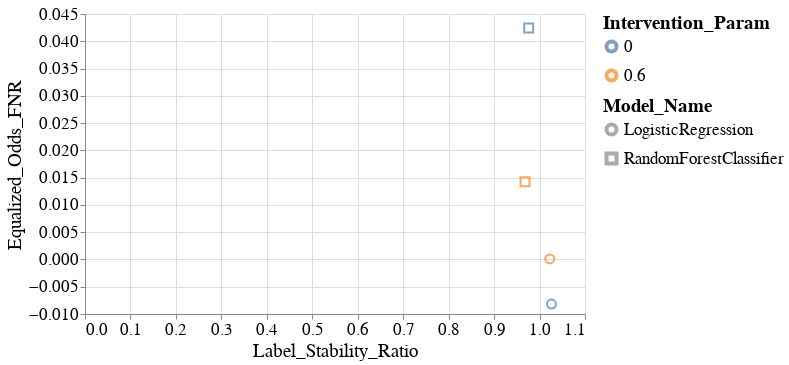

This figure's notebook cell:
### Code cell
create_scatter_plot(melted_all_group_metrics_per_model_dct,
                    group='RAC1P',
                    fairness_metric_name='Equalized_Odds_FNR',
                    stability_metric_name='Label_Stability_Ratio')

### Figure 1 — Vega-Lite specification as saved in the notebook (floating-point values rounded to 4 significant figures)
{"config": {"view": {"continuousWidth": 400, "continuousHeight": 300}, "axis": {"labelFontSize": 17, "labelFontWeight": "normal", "titleFontSize": 19, "titleFontWeight": "normal"}, "legend": {"labelFontSize": 17, "labelLimit": 200, "symbolStrokeWidth": 4, "titleFontSize": 19, "titleLimit": 220}, "title": {"fontSize": 17}}, "data": {"name": "data-3b5eac840bebcb114f519ea3fee8e0fb"}, "mark": {"type": "point", "size": 60}, "encoding": {"color": {"field": "Intervention_Param", "type": "nominal"}, "shape": {"field": "Model_Name", "type": "nominal"}, "size": {"value": 80}, "x": {"field": "Label_Stability_Ratio", "type": "quantitative"}, "y": {"field": "Equalized_Odds_FNR", "type": "quantitative"}}, "height": 300, "width": 500, "$schema": "https://vega.github.io/schema/vega-lite/v4.17.0.json", "datasets": {"data-3b5eac840bebcb114f519ea3fee8e0fb": [{"Model_Name": "LogisticRegression", "Experiment_Iteration": "Exp_iter_1", "Intervention_Param": 0.0, "Test_Set_Index": 0, "Group": "RAC1P", "Equalized_Odds_FNR": -0.008171, "Label_Stability_Ratio": 1.026}, {"Model_Name": "LogisticRegression", "Experiment_Iteration": "Exp_iter_1", "Intervention_Param": 0.6, "Test_Set_Index": 0, "Group": "RAC1P", "Equalized_Odds_FNR": 9.585e-05, "Label_Stability_Ratio": 1.022}, {"Model_Name": "RandomForestClassifier", "Experiment_Iteration": "Exp_iter_1", "Intervention_Param": 0.6, "Test_Set_Index": 0, "Group": "RAC1P", "Equalized_Odds_FNR": 0.01424, "Label_Stability_Ratio": 0.968}, {"Model_Name": "RandomForestClassifier", "Experiment_Iteration": "Exp_iter_1", "Intervention_Param": 0.0, "Test_Set_Index": 0, "Group": "RAC1P", "Equalized_Odds_FNR": 0.04244, "Label_Stability_Ratio": 0.9761}]}}
